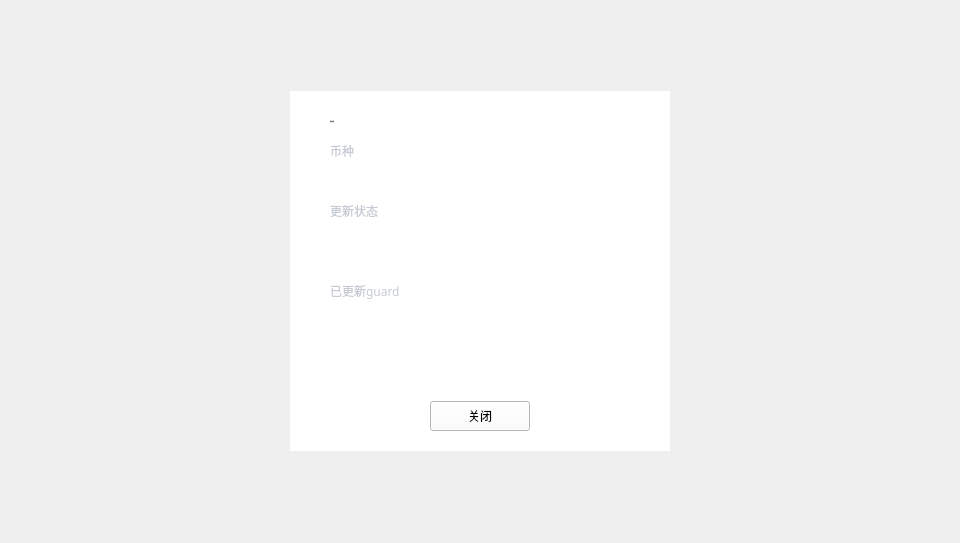
<?xml version="1.0" encoding="UTF-8"?>
<ui version="4.0">
 <class>GuardKeyUpdatingInfoDialog</class>
 <widget class="QDialog" name="GuardKeyUpdatingInfoDialog">
  <property name="geometry">
   <rect>
    <x>0</x>
    <y>0</y>
    <width>960</width>
    <height>543</height>
   </rect>
  </property>
  <property name="windowTitle">
   <string>Dialog</string>
  </property>
  <widget class="QWidget" name="widget" native="true">
   <property name="geometry">
    <rect>
     <x>0</x>
     <y>0</y>
     <width>960</width>
     <height>543</height>
    </rect>
   </property>
   <property name="font">
    <font>
     <family>Microsoft YaHei UI Light</family>
     <weight>75</weight>
     <bold>true</bold>
    </font>
   </property>
   <widget class="QWidget" name="containerWidget" native="true">
    <property name="geometry">
     <rect>
      <x>290</x>
      <y>91</y>
      <width>380</width>
      <height>360</height>
     </rect>
    </property>
    <property name="font">
     <font>
      <family>微软雅黑</family>
      <weight>50</weight>
      <bold>false</bold>
     </font>
    </property>
    <property name="styleSheet">
     <string notr="true">background-color: rgb(255, 255, 255);</string>
    </property>
    <widget class="QToolButton" name="closeBtn">
     <property name="geometry">
      <rect>
       <x>140</x>
       <y>310</y>
       <width>100</width>
       <height>30</height>
      </rect>
     </property>
     <property name="font">
      <font>
       <family>Microsoft YaHei UI Light</family>
       <weight>50</weight>
       <bold>false</bold>
      </font>
     </property>
     <property name="cursor">
      <cursorShape>PointingHandCursor</cursorShape>
     </property>
     <property name="styleSheet">
      <string notr="true"/>
     </property>
     <property name="text">
      <string>关闭</string>
     </property>
    </widget>
    <widget class="QLabel" name="label">
     <property name="geometry">
      <rect>
       <x>40</x>
       <y>20</y>
       <width>121</width>
       <height>21</height>
      </rect>
     </property>
     <property name="font">
      <font>
       <family>微软雅黑</family>
       <pointsize>-1</pointsize>
       <weight>50</weight>
       <italic>false</italic>
       <bold>false</bold>
      </font>
     </property>
     <property name="styleSheet">
      <string notr="true">QLabel{font:  14px &quot;微软雅黑&quot;;color: rgb(51, 51, 51);}

</string>
     </property>
     <property name="text">
      <string>更新详情</string>
     </property>
     <property name="alignment">
      <set>Qt::AlignLeading|Qt::AlignLeft|Qt::AlignVCenter</set>
     </property>
    </widget>
    <widget class="QLabel" name="label_2">
     <property name="geometry">
      <rect>
       <x>40</x>
       <y>50</y>
       <width>80</width>
       <height>20</height>
      </rect>
     </property>
     <property name="styleSheet">
      <string notr="true">QLabel{font:  10px &quot;微软雅黑&quot;;color: rgb(198,202,212);}

</string>
     </property>
     <property name="text">
      <string>币种</string>
     </property>
    </widget>
    <widget class="QLabel" name="assetLabel">
     <property name="geometry">
      <rect>
       <x>40</x>
       <y>70</y>
       <width>200</width>
       <height>20</height>
      </rect>
     </property>
     <property name="styleSheet">
      <string notr="true">QLabel{font:  14px &quot;微软雅黑&quot;;color: rgb(51, 51, 51);}

</string>
     </property>
     <property name="text">
      <string/>
     </property>
    </widget>
    <widget class="QLabel" name="label_4">
     <property name="geometry">
      <rect>
       <x>40</x>
       <y>110</y>
       <width>80</width>
       <height>20</height>
      </rect>
     </property>
     <property name="styleSheet">
      <string notr="true">QLabel{font:  10px &quot;微软雅黑&quot;;color: rgb(198,202,212);}

</string>
     </property>
     <property name="text">
      <string>更新状态</string>
     </property>
    </widget>
    <widget class="QLabel" name="stateLabel">
     <property name="geometry">
      <rect>
       <x>40</x>
       <y>130</y>
       <width>300</width>
       <height>40</height>
      </rect>
     </property>
     <property name="styleSheet">
      <string notr="true">QLabel{font:  14px &quot;微软雅黑&quot;;color: rgb(51, 51, 51);}

</string>
     </property>
     <property name="text">
      <string/>
     </property>
     <property name="alignment">
      <set>Qt::AlignLeading|Qt::AlignLeft|Qt::AlignTop</set>
     </property>
     <property name="wordWrap">
      <bool>true</bool>
     </property>
    </widget>
    <widget class="QLabel" name="label_6">
     <property name="geometry">
      <rect>
       <x>40</x>
       <y>190</y>
       <width>80</width>
       <height>20</height>
      </rect>
     </property>
     <property name="styleSheet">
      <string notr="true">QLabel{font:  10px &quot;微软雅黑&quot;;color: rgb(198,202,212);}

</string>
     </property>
     <property name="text">
      <string>已更新guard</string>
     </property>
    </widget>
    <widget class="QLabel" name="updatedGuardsLabel">
     <property name="geometry">
      <rect>
       <x>40</x>
       <y>210</y>
       <width>300</width>
       <height>60</height>
      </rect>
     </property>
     <property name="styleSheet">
      <string notr="true">QLabel{font:  14px &quot;微软雅黑&quot;;color: rgb(51, 51, 51);}

</string>
     </property>
     <property name="text">
      <string/>
     </property>
     <property name="alignment">
      <set>Qt::AlignLeading|Qt::AlignLeft|Qt::AlignTop</set>
     </property>
     <property name="wordWrap">
      <bool>true</bool>
     </property>
    </widget>
   </widget>
  </widget>
 </widget>
 <resources/>
 <connections/>
</ui>
